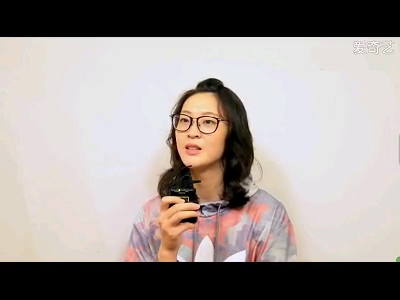
#> input picture frame 56 of opencv研习社/python_video_image_face_detection/visit.mp4, 400 x 300 px
$ python video_test.py
#> lines starting #> are read from the running program, lines starting #| are printed output that depends on the picture; after the words box and inside, x2 and y2 are one past the last pixel; in counts of white or black regions, pixels touching at a corner belong together
import cv2 as cv

# image = cv.imread("D:/vcprojects/images/three.png")
capture = cv.VideoCapture("D:/vcprojects/images/visit.mp4")
detector = cv.CascadeClassifier(cv.data.haarcascades + "haarcascade_frontalface_alt.xml")
while True:
    ret, image = capture.read()
#> image is the input picture: shape (300, 400, 3); mean B, G, R 148.7, 151.7, 159.9
    if ret is True:
        cv.imshow("frame", image)
        faces = detector.detectMultiScale(image, scaleFactor=1.05, minNeighbors=1,
                                          minSize=(30, 30), maxSize=(120, 120))
#> faces = [[165, 96, 66, 66]]
        for x, y, width, height in faces:
            cv.rectangle(image, (x, y), (x+width, y+height), (0, 0, 255), 2, cv.LINE_8, 0)
#> this loop made 1 pass
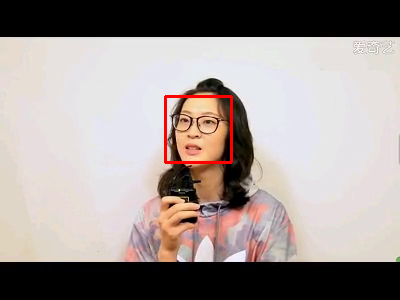
#> image: shape (300, 400, 3); 0.66% of pixels changed, all inside (x1, y1, x2, y2) = (164, 95, 233, 164)
        cv.imshow("faces", image)
        c = cv.waitKey(50)
#> (key Esc is pressed here)
        if c == 27:
            break
    else:
        break

cv.destroyAllWindows()

$ run again, starting later in the video
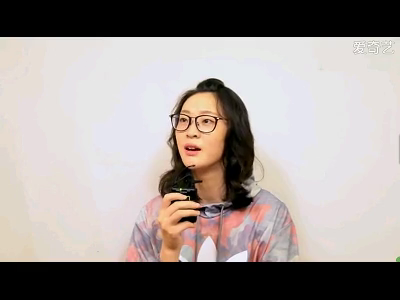
#> input picture frame 253 of opencv研习社/python_video_image_face_detection/visit.mp4, 400 x 300 px
#> image is the input picture: shape (300, 400, 3); mean B, G, R 148.5, 151.6, 159.7
#> faces = [[163, 94, 69, 69]]
#> the loop `for x, y, width, height in faces:` made 1 pass
#> after the loop `for x, y, width, height in faces:`:
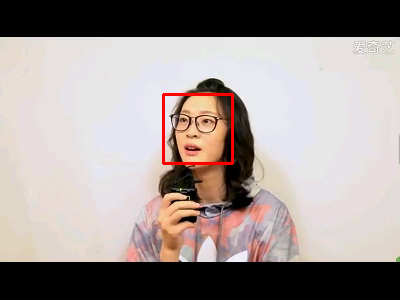
#> image: shape (300, 400, 3); 0.69% of pixels changed, all inside (x1, y1, x2, y2) = (162, 93, 234, 165)

$ run again, starting later in the video
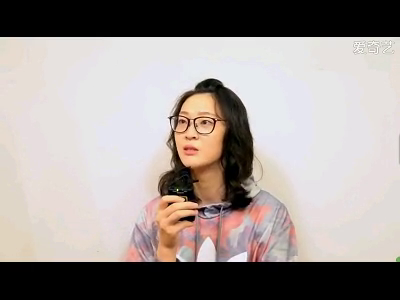
#> input picture frame 450 of opencv研习社/python_video_image_face_detection/visit.mp4, 400 x 300 px
#> image is the input picture: shape (300, 400, 3); mean B, G, R 148.3, 151.6, 159.7
#> faces = [[161, 96, 67, 67]]
#> the loop `for x, y, width, height in faces:` made 1 pass
#> after the loop `for x, y, width, height in faces:`:
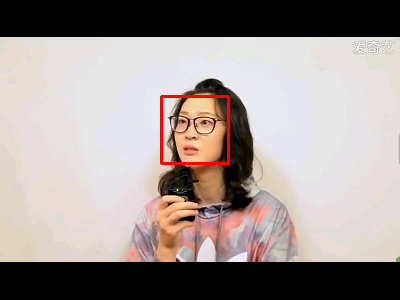
#> image: shape (300, 400, 3); 0.67% of pixels changed, all inside (x1, y1, x2, y2) = (160, 95, 230, 165)
